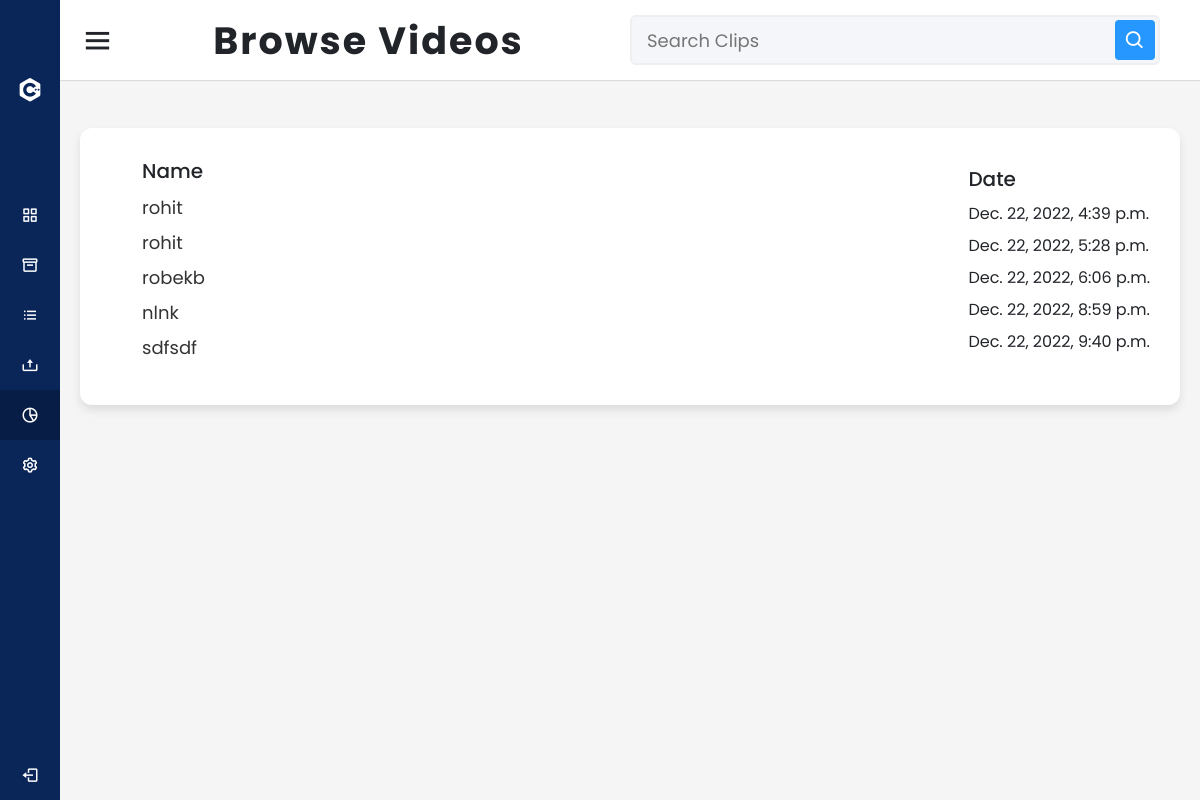
The page /previousClip on the database as committed earlier.
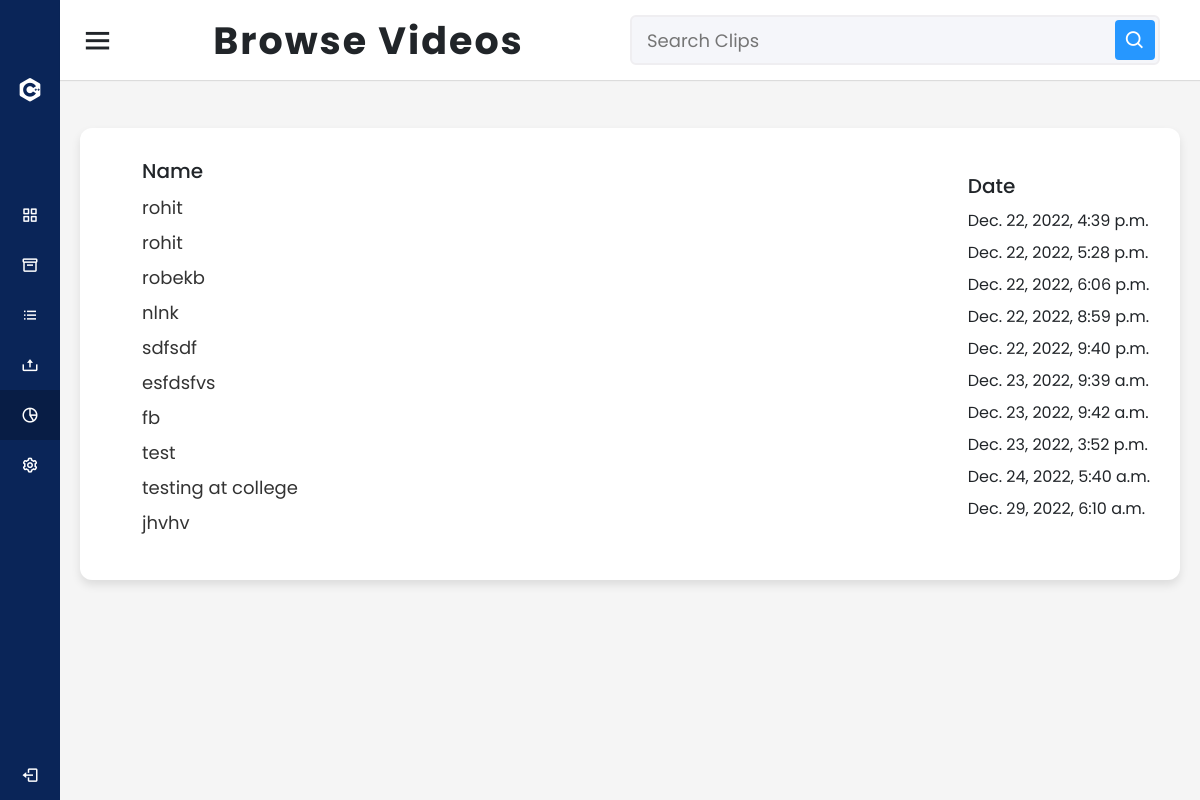
The same page on the database as committed later.
### summarize/models.py (models this page shows)
class Video(models.Model):
    name=models.CharField(max_length=100)
    video=models.FileField(upload_to='videos')
    File_user=models.ForeignKey(User,on_delete=models.DO_NOTHING,blank=True)
    created=models.DateTimeField(auto_now_add=True)

### summarize/views.py (the view)
# urls.py: path('previousClip',previous,name="previous"),
def previous(request):
    video=Video.objects.all()
    return render(request,'previous.html',{'video':video})

### Templates/previous.html (shortened to what this page needs)
{% load static %}
<!DOCTYPE html>
<html lang="en" dir="ltr">
<head>
  <link rel="stylesheet" href="{% static 'style.css' %}">
  <link href='https://unpkg.com/boxicons@2.0.7/css/boxicons.min.css' rel='stylesheet'>
  <link href="https://cdn.jsdelivr.net/npm/bootstrap@5.2.2/dist/css/bootstrap.min.css" rel="stylesheet"
>
</head>
<body>
  <div class="sidebar">
    <div class="logo-details">
      <div class="logo-details">
        <i class='bx bxl-c-plus-plus'></i>
        <span class="logo_name">CCTV SUMMARIZER</span>
      </div>
    </div>
      <ul class="nav-links">
        <li>
          <a href="/">
            <i class='bx bx-grid-alt' ></i>
            <span class="links_name">HOME</span>
          </a>
        </li>
        <li>
          <a href="/dashboard">
            <i class='bx bx-box' ></i>
            <span class="links_name">Dashboard</span>
          </a>
        </li>
        <li>
          <a href="/access" >
            <i class='bx bx-list-ul'  ></i>
            <span class="links_name">Access CCTV</span>
          </a>
        </li>
        <li>
          <a href="#">
            <i class='bx bx-upload' ></i>
            <input type="file" accept="video/mp4,video/x-m4v,video/*" id="select" style="display:none; "> <label for="select"  style="color:white;">Upload Footage</label>
          </a>
        </li>
        <li>
          <a href="/previousClip" class="active">
            <i class='bx bx-pie-chart-alt-2' ></i>
            <span class="links_name">Previous Clips</span>
          </a>
        </li>
        <li>
          <a href="/setting">
            <i class='bx bx-cog' ></i>
            <span class="links_name">Setting</span>
          </a>
        </li>
        <li class="log_out">
          <a href="#">
            <i class='bx bx-log-out'></i>
            <span class="links_name logout-popup">Log out</span>
          </a>
        </li>
      </ul>
  </div>
  <section class="home-section">
    <nav>
      <div class="sidebar-button">
        <i class='bx bx-menu sidebarBtn'></i>
        <span class="dashboard">Browse Videos</span>
      </div>
      <div class="search-box">
        <input type="text" placeholder="Search Clips">
        <i class='bx bx-search'></i>
      </div>
    </nav>
    <div class="home-content">
      <br>
      <div class="sales-boxes">
        <div class="recent-sales box">
          <div class="sales-details">
            <ul class="details">
              <li class="topic">Name</li>
              {% for i in video %}
              <li> <a href="dashboard/{{i.pk}}/"> {{i.name}}</a></li>
              {% endfor %}
            </ul>
            <ul class="details">
              <li class="topic">Date</li>
              {% for i in video %}
              <li>{{i.created}}</li>
              {% endfor %}
            </ul>
          </div>
        </div>
      </div>
    </div>
  </section>
</body>
</html>

Rows that differ between the two databases and show on the page:
added Video: name "esfdsfvs", created "Dec. 23, 2022, 9:39 a.m."
added Video: name "fb", created "Dec. 23, 2022, 9:42 a.m."
added Video: name "test", created "Dec. 23, 2022, 3:52 p.m."
added Video: name "testing at college", created "Dec. 24, 2022, 5:40 a.m."
added Video: name "jhvhv", created "Dec. 29, 2022, 6:10 a.m."
